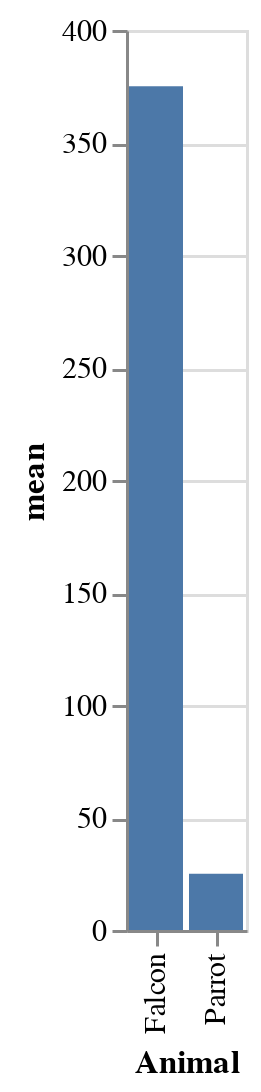

The code cell stored with this chart in its notebook:
### Code cell
# Render the Chart: Display the chart.
# You can also do: chart.display()
chart

### Figure 1 — Vega-Lite specification as saved in the notebook (floating-point values rounded to 4 significant figures)
{"config": {"view": {"continuousWidth": 300, "continuousHeight": 300}}, "data": {"name": "data-61f6b0144f236361c8c05cc365593ac7"}, "mark": {"type": "bar"}, "encoding": {"x": {"field": "Animal", "type": "ordinal"}, "y": {"field": "mean", "type": "quantitative"}}, "$schema": "https://vega.github.io/schema/vega-lite/v5.17.0.json", "datasets": {"data-61f6b0144f236361c8c05cc365593ac7": [{"Animal": "Falcon", "mean": 375.0, "count": 750.0}, {"Animal": "Parrot", "mean": 25.0, "count": 50.0}]}}
